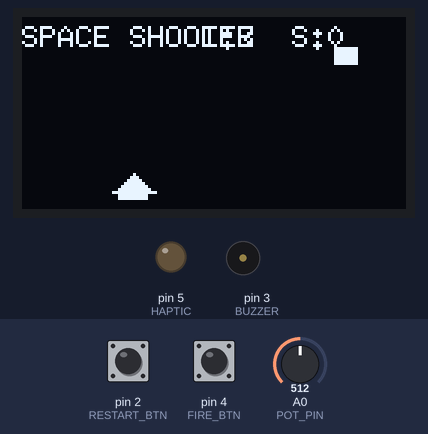
The sketch below on a simulated Arduino Nano, built with avr-gcc and run on an emulated ATmega328P. Shown: 128×64 one-colour display, output pins drawn as LEDs (lit = HIGH), buzzer (waves = sounding, pin HIGH). The test bench sets the inputs (shaded band); at power-on: A0 (POT_PIN) = 512, pin 4 (FIRE_BTN) LOW, pin 2 (RESTART_BTN) LOW. Random numbers use the default seed unless the sketch sets one.

Above: at 1.2 s.
1.3 s: A0 (POT_PIN) set to 716
At 1.67 s:
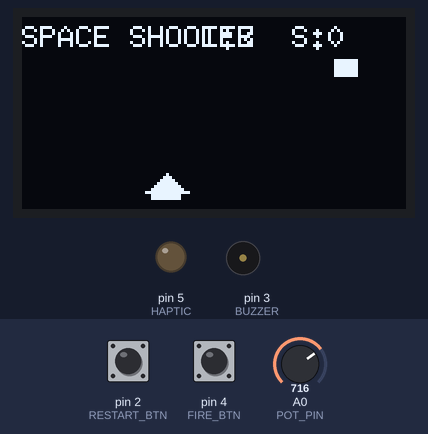
4.3 s: pin 4 (FIRE_BTN) pulled HIGH for 0.25 s
At 4.67 s:
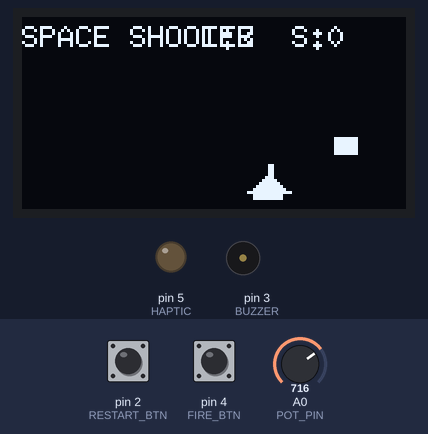
7.5 s: pin 4 (FIRE_BTN) pulled HIGH for 1 s
At 7.77 s:
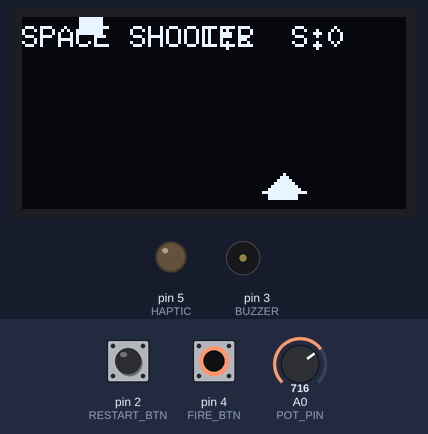
10.0 s: A0 (POT_PIN) set to 900
At 10.37 s:
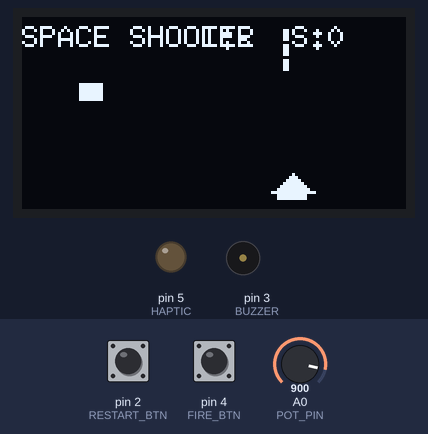
11.7 s: A0 (POT_PIN) set to 1023
At 15.16 s:
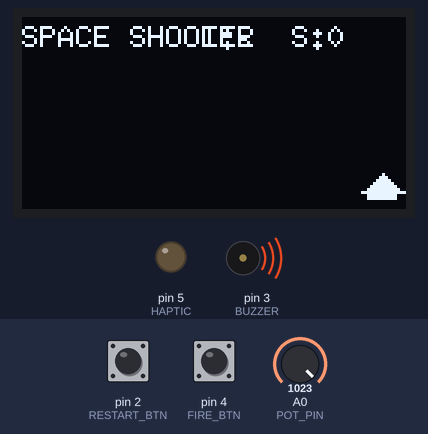
Timing chart, 0 to 24.9 s (numbered marks = the images above; inputs shaded):
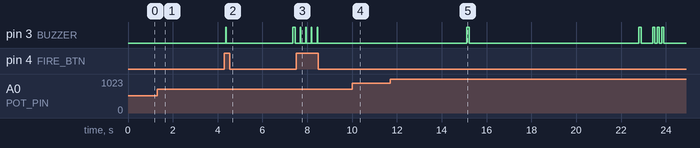

The sketch:

17_Space_Shooter.ino
```cpp
/************************************************************
 *  MINI ARCADE - GAME 4: SPACE SHOOTER (MULTI-BULLET)
 *  ---------------------------------------------------------
 *  Hardware: Arduino Nano
 *  Display: SH1106 128x64 OLED (I2C)
 *
 *  CONTROLS:
 *   - Potentiometer (A0): Move ship left/right
 *   - LEFT BTN (D4): Fire laser
 *   - RIGHT BTN (D2): Restart after game over
 *
 *  GAMEPLAY:
 *   - Shoot enemies descending from top.
 *   - +1 point for every hit.
 *   - Lose 1 life if an enemy reaches bottom.
 *   - Lose all 3 lives = Game Over.
 *   - Press RIGHT BTN to restart.
 *   - Fire rate increased, can shoot multiple bullets!
 ************************************************************/

#include <U8glib.h>

#define POT_PIN A0
#define FIRE_BTN 4
#define RESTART_BTN 2
#define BUZZER 3
#define HAPTIC 5

U8GLIB_SH1106_128X64 u8g(U8G_I2C_OPT_NONE);

// Ship
int shipX;
const int shipY = 58;
const int shipW = 10;
const int shipH = 3;

// Bullet system
#define MAX_BULLETS 5
struct Bullet {
  bool active;
  int x, y;
};
Bullet bullets[MAX_BULLETS];

// Enemy
int enemyX, enemyY;
int enemySpeed = 2;

// Score + Lives
int score = 0;
int lives = 3;
bool gameOver = false;

// Timing
unsigned long lastFireTime = 0;
unsigned long fireCooldown = 150; // Faster fire rate!

void setup() {
  pinMode(POT_PIN, INPUT);
  pinMode(FIRE_BTN, INPUT);
  pinMode(RESTART_BTN, INPUT);
  pinMode(BUZZER, OUTPUT);
  pinMode(HAPTIC, OUTPUT);
  digitalWrite(BUZZER, LOW);
  digitalWrite(HAPTIC, LOW);
  randomSeed(analogRead(1));

  resetEnemy();
  resetBullets();
}

void loop() {
  if (!gameOver) {
    updateGame();
    drawGame();
    delay(40);
  } else {
    drawGameOver();
    if (digitalRead(RESTART_BTN) == HIGH) {
      resetGame();
    }
  }
}

/*----------------------------------------------------------
   GAME LOGIC
----------------------------------------------------------*/

void updateGame() {
  // Smooth potentiometer input for ship movement
  static float smoothVal = 0;
  int rawVal = analogRead(POT_PIN);
  smoothVal = 0.85 * smoothVal + 0.15 * rawVal;
  shipX = map(smoothVal, 0, 1023, 0, 118);

  // Fire button with shorter cooldown and multiple bullets
  if (digitalRead(FIRE_BTN) == HIGH && millis() - lastFireTime > fireCooldown) {
    fireBullet();
    lastFireTime = millis();
  }

  // Update bullet positions
  for (int i = 0; i < MAX_BULLETS; i++) {
    if (bullets[i].active) {
      bullets[i].y -= 5;
      if (bullets[i].y < 0) bullets[i].active = false;
    }
  }

  // Move enemy downward
  enemyY += enemySpeed;

  // Bullet-enemy collision check
  for (int i = 0; i < MAX_BULLETS; i++) {
    if (bullets[i].active &&
        bullets[i].y < enemyY + 6 && bullets[i].y > enemyY &&
        bullets[i].x > enemyX && bullets[i].x < enemyX + 8) {
      bullets[i].active = false;
      score++;
      resetEnemy();
      hitEffect();
      if (score % 5 == 0 && enemySpeed < 5) enemySpeed++; // Increase difficulty
    }
  }

  // Enemy reaches bottom
  if (enemyY > 64) {
    lives--;
    missEffect();
    resetEnemy();
    if (lives <= 0) {
      gameOver = true;
      return;
    }
  }
}

void fireBullet() {
  // Find first available bullet slot
  for (int i = 0; i < MAX_BULLETS; i++) {
    if (!bullets[i].active) {
      bullets[i].active = true;
      bullets[i].x = shipX + shipW / 2;
      bullets[i].y = shipY - 4;
      fireEffect();
      break;
    }
  }
}

void resetBullets() {
  for (int i = 0; i < MAX_BULLETS; i++) {
    bullets[i].active = false;
  }
}

void resetEnemy() {
  enemyX = random(0, 120);
  enemyY = 0;
}

/*----------------------------------------------------------
   SOUND & HAPTIC FEEDBACK
----------------------------------------------------------*/

void fireEffect() {
  digitalWrite(BUZZER, HIGH);
  delay(20);
  digitalWrite(BUZZER, LOW);
}

void hitEffect() {
  digitalWrite(HAPTIC, HIGH);
  digitalWrite(BUZZER, HIGH);
  delay(60);
  digitalWrite(BUZZER, LOW);
  digitalWrite(HAPTIC, LOW);
}

void missEffect() {
  digitalWrite(BUZZER, HIGH);
  delay(100);
  digitalWrite(BUZZER, LOW);
}

/*----------------------------------------------------------
   GRAPHICS
----------------------------------------------------------*/

void drawGame() {
  u8g.firstPage();
  do {
    // Title and stats
    u8g.setFont(u8g_font_6x10);
    u8g.drawStr(0, 10, "SPACE SHOOTER");
    u8g.setPrintPos(90, 10);
    u8g.print("S:");
    u8g.print(score);
    u8g.setPrintPos(60, 10);
    u8g.print("L:");
    u8g.print(lives);

    // Ship
    u8g.drawBox(shipX, shipY, shipW, shipH);
    u8g.drawTriangle(shipX - 2, shipY, shipX + shipW + 2, shipY, shipX + shipW / 2, shipY - 6);

    // Enemy
    u8g.drawBox(enemyX, enemyY, 8, 6);

    // Bullets
    for (int i = 0; i < MAX_BULLETS; i++) {
      if (bullets[i].active) {
        u8g.drawBox(bullets[i].x, bullets[i].y, 2, 4);
      }
    }

  } while (u8g.nextPage());
}

void drawGameOver() {
  u8g.firstPage();
  do {
    u8g.setFont(u8g_font_6x13B);
    u8g.drawStr(30, 30, "GAME OVER");

    u8g.setFont(u8g_font_6x10);
    char buf[20];
    sprintf(buf, "Score: %d", score);
    u8g.drawStr(40, 45, buf);
    u8g.drawStr(10, 60, "Press RIGHT to Restart");
  } while (u8g.nextPage());

  // Three short beeps once
  static bool beeped = false;
  if (!beeped) {
    for (int i = 0; i < 3; i++) {
      digitalWrite(BUZZER, HIGH);
      delay(100);
      digitalWrite(BUZZER, LOW);
      delay(100);
    }
    beeped = true;
  }
}

/*----------------------------------------------------------
   RESET GAME
----------------------------------------------------------*/

void resetGame() {
  score = 0;
  lives = 3;
  enemySpeed = 2;
  gameOver = false;
  resetEnemy();
  resetBullets();
}
```

Measured:
- after the input at 7.5 s, pin 3 (BUZZER): alternates HIGH for 0.02 s and LOW for 0.23 s, 8 changes in all, then stays LOW, starting after 0.19 s
